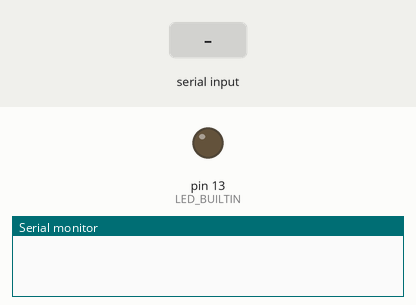
Recording of a sketch running on a simulated Arduino Uno, built with avr-gcc and run on an emulated ATmega328P. Shown: output pins drawn as LEDs (lit = HIGH), the last lines printed to the serial monitor. The inputs (shaded band) are chosen by the test bench.

Above: at 1.2 s.
1.3 s: "Testing Testing" received over Serial
At 2.6 s:
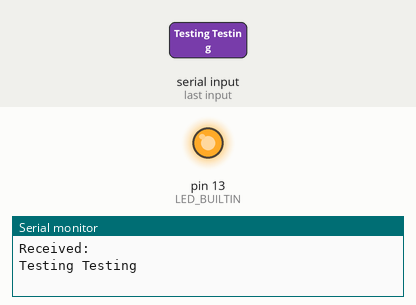
3.8 s: "1" received over Serial
Timing chart, 0 to 6.8 s (numbered marks = the images above; inputs shaded):
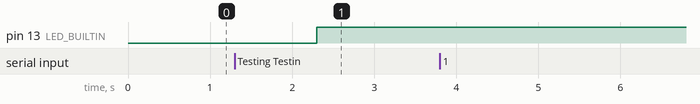

Measured:
- after the input at 1.3 s, pin 13 (LED_BUILTIN): LOW → HIGH after 1.0 s

The sketch:

ReceiveData.ino
```cpp
void setup() {

  // initialize digital pin LED_BUILTIN as an output.
   Serial.begin(115200);

   pinMode(LED_BUILTIN, OUTPUT);
}

void loop() {
  // put your main code here, to run repeatedly:

  // Check if data is available to read
  if (Serial.available() > 0) {
    // Read the incoming byte:
    String incomingData = Serial.readString();
    //Serial.readStringUntil('\n'); // Read the incoming data until newline character
    //delay(2000);
    // Print the incoming data to the Serial Monitor
    Serial.println("Received: ");
    Serial.println(incomingData);

    if (incomingData == "Testing Testing") {
      digitalWrite(LED_BUILTIN, HIGH);   // turn the LED on (HIGH is the voltage level)

    }
  }
}
```
